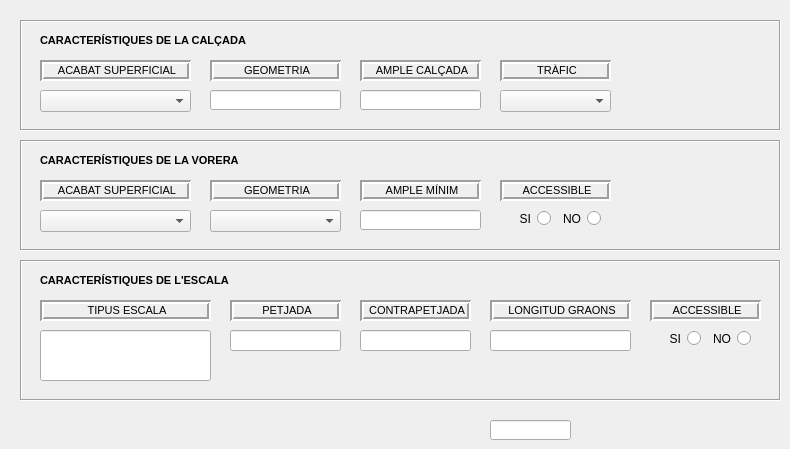
   <widget class="QWidget" name="tab_carac">
    <attribute name="title">
     <string>Característiques</string>
    </attribute>
    <widget class="QFrame" name="frame">
     <property name="geometry">
      <rect>
       <x>20</x>
       <y>20</y>
       <width>761</width>
       <height>111</height>
      </rect>
     </property>
     <property name="frameShape">
      <enum>QFrame::Box</enum>
     </property>
     <property name="frameShadow">
      <enum>QFrame::Sunken</enum>
     </property>
     <widget class="QComboBox" name="roadway_finish_pav">
      <property name="geometry">
       <rect>
        <x>20</x>
        <y>70</y>
        <width>151</width>
        <height>22</height>
       </rect>
      </property>
     </widget>
     <widget class="QLabel" name="finish_pav_carri_label">
      <property name="enabled">
       <bool>true</bool>
      </property>
      <property name="geometry">
       <rect>
        <x>20</x>
        <y>40</y>
        <width>151</width>
        <height>21</height>
       </rect>
      </property>
      <property name="font">
       <font>
        <family>Arial</family>
        <pointsize>8</pointsize>
       </font>
      </property>
      <property name="cursor">
       <cursorShape>ArrowCursor</cursorShape>
      </property>
      <property name="mouseTracking">
       <bool>true</bool>
      </property>
      <property name="focusPolicy">
       <enum>Qt::ClickFocus</enum>
      </property>
      <property name="layoutDirection">
       <enum>Qt::LeftToRight</enum>
      </property>
      <property name="autoFillBackground">
       <bool>false</bool>
      </property>
      <property name="frameShape">
       <enum>QFrame::Box</enum>
      </property>
      <property name="frameShadow">
       <enum>QFrame::Sunken</enum>
      </property>
      <property name="lineWidth">
       <number>2</number>
      </property>
      <property name="text">
       <string>&lt;!DOCTYPE HTML PUBLIC &quot;-//W3C//DTD HTML 4.0//EN&quot; &quot;http://www.w3.org/TR/REC-html40/strict.dtd&quot;&gt;
&lt;html&gt;&lt;head&gt;&lt;meta name=&quot;qrichtext&quot; content=&quot;1&quot; /&gt;&lt;style type=&quot;text/css&quot;&gt;
p, li { white-space: pre-wrap; }
&lt;/style&gt;&lt;/head&gt;&lt;body style=&quot; font-family:'Arial'; font-size:8pt; font-weight:400; font-style:normal;&quot;&gt;
&lt;p align=&quot;center&quot; style=&quot; margin-top:0px; margin-bottom:0px; margin-left:0px; margin-right:0px; -qt-block-indent:0; text-indent:0px;&quot;&gt;ACABAT SUPERFICIAL&lt;/p&gt;&lt;/body&gt;&lt;/html&gt;</string>
      </property>
      <property name="textFormat">
       <enum>Qt::AutoText</enum>
      </property>
      <property name="wordWrap">
       <bool>false</bool>
      </property>
     </widget>
     <widget class="QLineEdit" name="roadway_min_width">
      <property name="enabled">
       <bool>true</bool>
      </property>
      <property name="geometry">
       <rect>
        <x>340</x>
        <y>70</y>
        <width>121</width>
        <height>20</height>
       </rect>
      </property>
      <property name="font">
       <font>
        <family>Arial</family>
       </font>
      </property>
     </widget>
     <widget class="QLabel" name="fire_width_label">
      <property name="enabled">
       <bool>true</bool>
      </property>
      <property name="geometry">
       <rect>
        <x>340</x>
        <y>40</y>
        <width>121</width>
        <height>21</height>
       </rect>
      </property>
      <property name="font">
       <font>
        <family>Arial</family>
        <pointsize>8</pointsize>
       </font>
      </property>
      <property name="cursor">
       <cursorShape>ArrowCursor</cursorShape>
      </property>
      <property name="mouseTracking">
       <bool>true</bool>
      </property>
      <property name="focusPolicy">
       <enum>Qt::ClickFocus</enum>
      </property>
      <property name="layoutDirection">
       <enum>Qt::LeftToRight</enum>
      </property>
      <property name="autoFillBackground">
       <bool>false</bool>
      </property>
      <property name="frameShape">
       <enum>QFrame::Box</enum>
      </property>
      <property name="frameShadow">
       <enum>QFrame::Sunken</enum>
      </property>
      <property name="lineWidth">
       <number>2</number>
      </property>
      <property name="text">
       <string>&lt;!DOCTYPE HTML PUBLIC &quot;-//W3C//DTD HTML 4.0//EN&quot; &quot;http://www.w3.org/TR/REC-html40/strict.dtd&quot;&gt;
&lt;html&gt;&lt;head&gt;&lt;meta name=&quot;qrichtext&quot; content=&quot;1&quot; /&gt;&lt;style type=&quot;text/css&quot;&gt;
p, li { white-space: pre-wrap; }
&lt;/style&gt;&lt;/head&gt;&lt;body style=&quot; font-family:'Arial'; font-size:8pt; font-weight:400; font-style:normal;&quot;&gt;
&lt;p align=&quot;center&quot; style=&quot; margin-top:0px; margin-bottom:0px; margin-left:0px; margin-right:0px; -qt-block-indent:0; text-indent:0px;&quot;&gt;AMPLE CALÇADA&lt;/p&gt;&lt;/body&gt;&lt;/html&gt;</string>
      </property>
      <property name="textFormat">
       <enum>Qt::AutoText</enum>
      </property>
      <property name="wordWrap">
       <bool>false</bool>
      </property>
     </widget>
     <widget class="QLabel" name="geom_2_carri_label">
      <property name="enabled">
       <bool>true</bool>
      </property>
      <property name="geometry">
       <rect>
        <x>190</x>
        <y>40</y>
        <width>131</width>
        <height>21</height>
       </rect>
      </property>
      <property name="font">
       <font>
        <family>Arial</family>
        <pointsize>8</pointsize>
       </font>
      </property>
      <property name="cursor">
       <cursorShape>ArrowCursor</cursorShape>
      </property>
      <property name="mouseTracking">
       <bool>true</bool>
      </property>
      <property name="focusPolicy">
       <enum>Qt::ClickFocus</enum>
      </property>
      <property name="layoutDirection">
       <enum>Qt::LeftToRight</enum>
      </property>
      <property name="autoFillBackground">
       <bool>false</bool>
      </property>
      <property name="frameShape">
       <enum>QFrame::Box</enum>
      </property>
      <property name="frameShadow">
       <enum>QFrame::Sunken</enum>
      </property>
      <property name="lineWidth">
       <number>2</number>
      </property>
      <property name="text">
       <string>&lt;!DOCTYPE HTML PUBLIC &quot;-//W3C//DTD HTML 4.0//EN&quot; &quot;http://www.w3.org/TR/REC-html40/strict.dtd&quot;&gt;
&lt;html&gt;&lt;head&gt;&lt;meta name=&quot;qrichtext&quot; content=&quot;1&quot; /&gt;&lt;style type=&quot;text/css&quot;&gt;
p, li { white-space: pre-wrap; }
&lt;/style&gt;&lt;/head&gt;&lt;body style=&quot; font-family:'Arial'; font-size:8pt; font-weight:400; font-style:normal;&quot;&gt;
&lt;p align=&quot;center&quot; style=&quot; margin-top:0px; margin-bottom:0px; margin-left:0px; margin-right:0px; -qt-block-indent:0; text-indent:0px;&quot;&gt;GEOMETRIA&lt;/p&gt;&lt;/body&gt;&lt;/html&gt;</string>
      </property>
      <property name="textFormat">
       <enum>Qt::AutoText</enum>
      </property>
      <property name="wordWrap">
       <bool>false</bool>
      </property>
     </widget>
     <widget class="QLabel" name="label_12">
      <property name="geometry">
       <rect>
        <x>20</x>
        <y>10</y>
        <width>241</width>
        <height>21</height>
       </rect>
      </property>
      <property name="font">
       <font>
        <family>Arial</family>
        <pointsize>8</pointsize>
        <weight>75</weight>
        <bold>true</bold>
       </font>
      </property>
      <property name="text">
       <string>CARACTERÍSTIQUES DE LA CALÇADA</string>
      </property>
     </widget>
     <widget class="QComboBox" name="roadway_traffic">
      <property name="geometry">
       <rect>
        <x>480</x>
        <y>70</y>
        <width>111</width>
        <height>22</height>
       </rect>
      </property>
     </widget>
     <widget class="QLabel" name="fire_width_label_2">
      <property name="enabled">
       <bool>true</bool>
      </property>
      <property name="geometry">
       <rect>
        <x>480</x>
        <y>40</y>
        <width>111</width>
        <height>21</height>
       </rect>
      </property>
      <property name="font">
       <font>
        <family>Arial</family>
        <pointsize>8</pointsize>
       </font>
      </property>
      <property name="cursor">
       <cursorShape>ArrowCursor</cursorShape>
      </property>
      <property name="mouseTracking">
       <bool>true</bool>
      </property>
      <property name="focusPolicy">
       <enum>Qt::ClickFocus</enum>
      </property>
      <property name="layoutDirection">
       <enum>Qt::LeftToRight</enum>
      </property>
      <property name="autoFillBackground">
       <bool>false</bool>
      </property>
      <property name="frameShape">
       <enum>QFrame::Box</enum>
      </property>
      <property name="frameShadow">
       <enum>QFrame::Sunken</enum>
      </property>
      <property name="lineWidth">
       <number>2</number>
      </property>
      <property name="text">
       <string>&lt;!DOCTYPE HTML PUBLIC &quot;-//W3C//DTD HTML 4.0//EN&quot; &quot;http://www.w3.org/TR/REC-html40/strict.dtd&quot;&gt;
&lt;html&gt;&lt;head&gt;&lt;meta name=&quot;qrichtext&quot; content=&quot;1&quot; /&gt;&lt;style type=&quot;text/css&quot;&gt;
p, li { white-space: pre-wrap; }
&lt;/style&gt;&lt;/head&gt;&lt;body style=&quot; font-family:'Arial'; font-size:8pt; font-weight:400; font-style:normal;&quot;&gt;
&lt;p align=&quot;center&quot; style=&quot; margin-top:0px; margin-bottom:0px; margin-left:0px; margin-right:0px; -qt-block-indent:0; text-indent:0px;&quot;&gt;TRÀFIC&lt;/p&gt;&lt;/body&gt;&lt;/html&gt;</string>
      </property>
      <property name="textFormat">
       <enum>Qt::AutoText</enum>
      </property>
      <property name="wordWrap">
       <bool>false</bool>
      </property>
     </widget>
     <widget class="QLineEdit" name="geom1">
      <property name="enabled">
       <bool>true</bool>
      </property>
      <property name="geometry">
       <rect>
        <x>190</x>
        <y>70</y>
        <width>131</width>
        <height>20</height>
       </rect>
      </property>
      <property name="font">
       <font>
        <family>Arial</family>
       </font>
      </property>
     </widget>
    </widget>
    <widget class="QFrame" name="frame_2">
     <property name="geometry">
      <rect>
       <x>20</x>
       <y>140</y>
       <width>761</width>
       <height>111</height>
      </rect>
     </property>
     <property name="frameShape">
      <enum>QFrame::Box</enum>
     </property>
     <property name="frameShadow">
      <enum>QFrame::Sunken</enum>
     </property>
     <widget class="QComboBox" name="sidewalk_finish_pav">
      <property name="geometry">
       <rect>
        <x>20</x>
        <y>70</y>
        <width>151</width>
        <height>22</height>
       </rect>
      </property>
     </widget>
     <widget class="QComboBox" name="sidewalk_geom2">
      <property name="geometry">
       <rect>
        <x>190</x>
        <y>70</y>
        <width>131</width>
        <height>22</height>
       </rect>
      </property>
     </widget>
     <widget class="QLineEdit" name="sidewalk_min_width">
      <property name="enabled">
       <bool>true</bool>
      </property>
      <property name="geometry">
       <rect>
        <x>340</x>
        <y>70</y>
        <width>121</width>
        <height>20</height>
       </rect>
      </property>
      <property name="font">
       <font>
        <family>Arial</family>
       </font>
      </property>
     </widget>
     <widget class="QLabel" name="min_width_label">
      <property name="enabled">
       <bool>true</bool>
      </property>
      <property name="geometry">
       <rect>
        <x>340</x>
        <y>40</y>
        <width>121</width>
        <height>21</height>
       </rect>
      </property>
      <property name="font">
       <font>
        <family>Arial</family>
        <pointsize>8</pointsize>
       </font>
      </property>
      <property name="cursor">
       <cursorShape>ArrowCursor</cursorShape>
      </property>
      <property name="mouseTracking">
       <bool>true</bool>
      </property>
      <property name="focusPolicy">
       <enum>Qt::ClickFocus</enum>
      </property>
      <property name="layoutDirection">
       <enum>Qt::LeftToRight</enum>
      </property>
      <property name="autoFillBackground">
       <bool>false</bool>
      </property>
      <property name="frameShape">
       <enum>QFrame::Box</enum>
      </property>
      <property name="frameShadow">
       <enum>QFrame::Sunken</enum>
      </property>
      <property name="lineWidth">
       <number>2</number>
      </property>
      <property name="text">
       <string>&lt;!DOCTYPE HTML PUBLIC &quot;-//W3C//DTD HTML 4.0//EN&quot; &quot;http://www.w3.org/TR/REC-html40/strict.dtd&quot;&gt;
&lt;html&gt;&lt;head&gt;&lt;meta name=&quot;qrichtext&quot; content=&quot;1&quot; /&gt;&lt;style type=&quot;text/css&quot;&gt;
p, li { white-space: pre-wrap; }
&lt;/style&gt;&lt;/head&gt;&lt;body style=&quot; font-family:'Arial'; font-size:8pt; font-weight:400; font-style:normal;&quot;&gt;
&lt;p align=&quot;center&quot; style=&quot; margin-top:0px; margin-bottom:0px; margin-left:0px; margin-right:0px; -qt-block-indent:0; text-indent:0px;&quot;&gt;AMPLE MÍNIM&lt;/p&gt;&lt;/body&gt;&lt;/html&gt;</string>
      </property>
      <property name="textFormat">
       <enum>Qt::AutoText</enum>
      </property>
      <property name="wordWrap">
       <bool>false</bool>
      </property>
     </widget>
     <widget class="QLabel" name="accessibil_foot_label">
      <property name="enabled">
       <bool>true</bool>
      </property>
      <property name="geometry">
       <rect>
        <x>480</x>
        <y>40</y>
        <width>111</width>
        <height>21</height>
       </rect>
      </property>
      <property name="font">
       <font>
        <family>Arial</family>
        <pointsize>8</pointsize>
       </font>
      </property>
      <property name="cursor">
       <cursorShape>ArrowCursor</cursorShape>
      </property>
      <property name="mouseTracking">
       <bool>true</bool>
      </property>
      <property name="focusPolicy">
       <enum>Qt::ClickFocus</enum>
      </property>
      <property name="layoutDirection">
       <enum>Qt::LeftToRight</enum>
      </property>
      <property name="autoFillBackground">
       <bool>false</bool>
      </property>
      <property name="frameShape">
       <enum>QFrame::Box</enum>
      </property>
      <property name="frameShadow">
       <enum>QFrame::Sunken</enum>
      </property>
      <property name="lineWidth">
       <number>2</number>
      </property>
      <property name="text">
       <string>&lt;!DOCTYPE HTML PUBLIC &quot;-//W3C//DTD HTML 4.0//EN&quot; &quot;http://www.w3.org/TR/REC-html40/strict.dtd&quot;&gt;
&lt;html&gt;&lt;head&gt;&lt;meta name=&quot;qrichtext&quot; content=&quot;1&quot; /&gt;&lt;style type=&quot;text/css&quot;&gt;
p, li { white-space: pre-wrap; }
&lt;/style&gt;&lt;/head&gt;&lt;body style=&quot; font-family:'Arial'; font-size:8pt; font-weight:400; font-style:normal;&quot;&gt;
&lt;p align=&quot;center&quot; style=&quot; margin-top:0px; margin-bottom:0px; margin-left:0px; margin-right:0px; -qt-block-indent:0; text-indent:0px;&quot;&gt;ACCESSIBLE&lt;/p&gt;&lt;/body&gt;&lt;/html&gt;</string>
      </property>
      <property name="textFormat">
       <enum>Qt::AutoText</enum>
      </property>
      <property name="wordWrap">
       <bool>false</bool>
      </property>
     </widget>
     <widget class="QLabel" name="finish_pav_foot_label">
      <property name="enabled">
       <bool>true</bool>
      </property>
      <property name="geometry">
       <rect>
        <x>20</x>
        <y>40</y>
        <width>151</width>
        <height>21</height>
       </rect>
      </property>
      <property name="font">
       <font>
        <family>Arial</family>
        <pointsize>8</pointsize>
       </font>
      </property>
      <property name="cursor">
       <cursorShape>ArrowCursor</cursorShape>
      </property>
      <property name="mouseTracking">
       <bool>true</bool>
      </property>
      <property name="focusPolicy">
       <enum>Qt::ClickFocus</enum>
      </property>
      <property name="layoutDirection">
       <enum>Qt::LeftToRight</enum>
      </property>
      <property name="autoFillBackground">
       <bool>false</bool>
      </property>
      <property name="frameShape">
       <enum>QFrame::Box</enum>
      </property>
      <property name="frameShadow">
       <enum>QFrame::Sunken</enum>
      </property>
      <property name="lineWidth">
       <number>2</number>
      </property>
      <property name="text">
       <string>&lt;!DOCTYPE HTML PUBLIC &quot;-//W3C//DTD HTML 4.0//EN&quot; &quot;http://www.w3.org/TR/REC-html40/strict.dtd&quot;&gt;
&lt;html&gt;&lt;head&gt;&lt;meta name=&quot;qrichtext&quot; content=&quot;1&quot; /&gt;&lt;style type=&quot;text/css&quot;&gt;
p, li { white-space: pre-wrap; }
&lt;/style&gt;&lt;/head&gt;&lt;body style=&quot; font-family:'Arial'; font-size:8pt; font-weight:400; font-style:normal;&quot;&gt;
&lt;p align=&quot;center&quot; style=&quot; margin-top:0px; margin-bottom:0px; margin-left:0px; margin-right:0px; -qt-block-indent:0; text-indent:0px;&quot;&gt;ACABAT SUPERFICIAL&lt;/p&gt;&lt;/body&gt;&lt;/html&gt;</string>
      </property>
      <property name="textFormat">
       <enum>Qt::AutoText</enum>
      </property>
      <property name="wordWrap">
       <bool>false</bool>
      </property>
     </widget>
     <widget class="QLabel" name="geom_2_foot_label">
      <property name="enabled">
       <bool>true</bool>
      </property>
      <property name="geometry">
       <rect>
        <x>190</x>
        <y>40</y>
        <width>131</width>
        <height>21</height>
       </rect>
      </property>
      <property name="font">
       <font>
        <family>Arial</family>
        <pointsize>8</pointsize>
       </font>
      </property>
      <property name="cursor">
       <cursorShape>ArrowCursor</cursorShape>
      </property>
      <property name="mouseTracking">
       <bool>true</bool>
      </property>
      <property name="focusPolicy">
       <enum>Qt::ClickFocus</enum>
      </property>
      <property name="layoutDirection">
       <enum>Qt::LeftToRight</enum>
      </property>
      <property name="autoFillBackground">
       <bool>false</bool>
      </property>
      <property name="frameShape">
       <enum>QFrame::Box</enum>
      </property>
      <property name="frameShadow">
       <enum>QFrame::Sunken</enum>
      </property>
      <property name="lineWidth">
       <number>2</number>
      </property>
      <property name="text">
       <string>&lt;!DOCTYPE HTML PUBLIC &quot;-//W3C//DTD HTML 4.0//EN&quot; &quot;http://www.w3.org/TR/REC-html40/strict.dtd&quot;&gt;
&lt;html&gt;&lt;head&gt;&lt;meta name=&quot;qrichtext&quot; content=&quot;1&quot; /&gt;&lt;style type=&quot;text/css&quot;&gt;
p, li { white-space: pre-wrap; }
&lt;/style&gt;&lt;/head&gt;&lt;body style=&quot; font-family:'Arial'; font-size:8pt; font-weight:400; font-style:normal;&quot;&gt;
&lt;p align=&quot;center&quot; style=&quot; margin-top:0px; margin-bottom:0px; margin-left:0px; margin-right:0px; -qt-block-indent:0; text-indent:0px;&quot;&gt;GEOMETRIA&lt;/p&gt;&lt;/body&gt;&lt;/html&gt;</string>
      </property>
      <property name="textFormat">
       <enum>Qt::AutoText</enum>
      </property>
      <property name="wordWrap">
       <bool>false</bool>
      </property>
     </widget>
     <widget class="QRadioButton" name="sidewalk_accessibil_0">
      <property name="geometry">
       <rect>
        <x>490</x>
        <y>70</y>
        <width>41</width>
        <height>17</height>
       </rect>
      </property>
      <property name="layoutDirection">
       <enum>Qt::RightToLeft</enum>
      </property>
      <property name="text">
       <string>SI</string>
      </property>
      <attribute name="buttonGroup">
       <string notr="true">group_sidewalk_accessibil</string>
      </attribute>
     </widget>
     <widget class="QRadioButton" name="sidewalk_accessibil_1">
      <property name="geometry">
       <rect>
        <x>540</x>
        <y>70</y>
        <width>41</width>
        <height>17</height>
       </rect>
      </property>
      <property name="layoutDirection">
       <enum>Qt::RightToLeft</enum>
      </property>
      <property name="text">
       <string>NO</string>
      </property>
      <attribute name="buttonGroup">
       <string notr="true">group_sidewalk_accessibil</string>
      </attribute>
     </widget>
     <widget class="QLabel" name="label_11">
      <property name="geometry">
       <rect>
        <x>20</x>
        <y>10</y>
        <width>241</width>
        <height>21</height>
       </rect>
      </property>
      <property name="font">
       <font>
        <family>Arial</family>
        <pointsize>8</pointsize>
        <weight>75</weight>
        <bold>true</bold>
       </font>
      </property>
      <property name="text">
       <string>CARACTERÍSTIQUES DE LA VORERA</string>
      </property>
     </widget>
    </widget>
    <widget class="QFrame" name="frame_3">
     <property name="geometry">
      <rect>
       <x>20</x>
       <y>260</y>
       <width>761</width>
       <height>141</height>
      </rect>
     </property>
     <property name="focusPolicy">
      <enum>Qt::NoFocus</enum>
     </property>
     <property name="frameShape">
      <enum>QFrame::Box</enum>
     </property>
     <property name="frameShadow">
      <enum>QFrame::Sunken</enum>
     </property>
     <widget class="QLineEdit" name="stair_type">
      <property name="enabled">
       <bool>true</bool>
      </property>
      <property name="geometry">
       <rect>
        <x>20</x>
        <y>70</y>
        <width>171</width>
        <height>51</height>
       </rect>
      </property>
      <property name="font">
       <font>
        <family>Arial</family>
       </font>
      </property>
     </widget>
     <widget class="QLabel" name="long_step_label">
      <property name="enabled">
       <bool>true</bool>
      </property>
      <property name="geometry">
       <rect>
        <x>470</x>
        <y>40</y>
        <width>141</width>
        <height>21</height>
       </rect>
      </property>
      <property name="font">
       <font>
        <family>Arial</family>
        <pointsize>8</pointsize>
       </font>
      </property>
      <property name="cursor">
       <cursorShape>ArrowCursor</cursorShape>
      </property>
      <property name="mouseTracking">
       <bool>true</bool>
      </property>
      <property name="focusPolicy">
       <enum>Qt::ClickFocus</enum>
      </property>
      <property name="layoutDirection">
       <enum>Qt::LeftToRight</enum>
      </property>
      <property name="autoFillBackground">
       <bool>false</bool>
      </property>
      <property name="frameShape">
       <enum>QFrame::Box</enum>
      </property>
      <property name="frameShadow">
       <enum>QFrame::Sunken</enum>
      </property>
      <property name="lineWidth">
       <number>2</number>
      </property>
      <property name="text">
       <string>&lt;!DOCTYPE HTML PUBLIC &quot;-//W3C//DTD HTML 4.0//EN&quot; &quot;http://www.w3.org/TR/REC-html40/strict.dtd&quot;&gt;
&lt;html&gt;&lt;head&gt;&lt;meta name=&quot;qrichtext&quot; content=&quot;1&quot; /&gt;&lt;style type=&quot;text/css&quot;&gt;
p, li { white-space: pre-wrap; }
&lt;/style&gt;&lt;/head&gt;&lt;body style=&quot; font-family:'Arial'; font-size:8pt; font-weight:400; font-style:normal;&quot;&gt;
&lt;p align=&quot;center&quot; style=&quot; margin-top:0px; margin-bottom:0px; margin-left:0px; margin-right:0px; -qt-block-indent:0; text-indent:0px;&quot;&gt;LONGITUD GRAONS&lt;/p&gt;&lt;/body&gt;&lt;/html&gt;</string>
      </property>
      <property name="textFormat">
       <enum>Qt::AutoText</enum>
      </property>
      <property name="wordWrap">
       <bool>false</bool>
      </property>
     </widget>
     <widget class="QLabel" name="type_stair_label">
      <property name="enabled">
       <bool>true</bool>
      </property>
      <property name="geometry">
       <rect>
        <x>20</x>
        <y>40</y>
        <width>171</width>
        <height>21</height>
       </rect>
      </property>
      <property name="font">
       <font>
        <family>Arial</family>
        <pointsize>8</pointsize>
       </font>
      </property>
      <property name="cursor">
       <cursorShape>ArrowCursor</cursorShape>
      </property>
      <property name="mouseTracking">
       <bool>true</bool>
      </property>
      <property name="focusPolicy">
       <enum>Qt::ClickFocus</enum>
      </property>
      <property name="layoutDirection">
       <enum>Qt::LeftToRight</enum>
      </property>
      <property name="autoFillBackground">
       <bool>false</bool>
      </property>
      <property name="frameShape">
       <enum>QFrame::Box</enum>
      </property>
      <property name="frameShadow">
       <enum>QFrame::Sunken</enum>
      </property>
      <property name="lineWidth">
       <number>2</number>
      </property>
      <property name="text">
       <string>&lt;!DOCTYPE HTML PUBLIC &quot;-//W3C//DTD HTML 4.0//EN&quot; &quot;http://www.w3.org/TR/REC-html40/strict.dtd&quot;&gt;
&lt;html&gt;&lt;head&gt;&lt;meta name=&quot;qrichtext&quot; content=&quot;1&quot; /&gt;&lt;style type=&quot;text/css&quot;&gt;
p, li { white-space: pre-wrap; }
&lt;/style&gt;&lt;/head&gt;&lt;body style=&quot; font-family:'Arial'; font-size:8pt; font-weight:400; font-style:normal;&quot;&gt;
&lt;p align=&quot;center&quot; style=&quot; margin-top:0px; margin-bottom:0px; margin-left:0px; margin-right:0px; -qt-block-indent:0; text-indent:0px;&quot;&gt;TIPUS ESCALA&lt;/p&gt;&lt;/body&gt;&lt;/html&gt;</string>
      </property>
      <property name="textFormat">
       <enum>Qt::AutoText</enum>
      </property>
      <property name="wordWrap">
       <bool>false</bool>
      </property>
     </widget>
     <widget class="QLineEdit" name="long_step">
      <property name="enabled">
       <bool>true</bool>
      </property>
      <property name="geometry">
       <rect>
        <x>470</x>
        <y>70</y>
        <width>141</width>
        <height>21</height>
       </rect>
      </property>
      <property name="font">
       <font>
        <family>Arial</family>
       </font>
      </property>
     </widget>
     <widget class="QLineEdit" name="width_step">
      <property name="enabled">
       <bool>true</bool>
      </property>
      <property name="geometry">
       <rect>
        <x>210</x>
        <y>70</y>
        <width>111</width>
        <height>21</height>
       </rect>
      </property>
      <property name="font">
       <font>
        <family>Arial</family>
       </font>
      </property>
     </widget>
     <widget class="QLabel" name="width_step_label">
      <property name="enabled">
       <bool>true</bool>
      </property>
      <property name="geometry">
       <rect>
        <x>210</x>
        <y>40</y>
        <width>111</width>
        <height>21</height>
       </rect>
      </property>
      <property name="font">
       <font>
        <family>Arial</family>
        <pointsize>8</pointsize>
       </font>
      </property>
      <property name="cursor">
       <cursorShape>ArrowCursor</cursorShape>
      </property>
      <property name="mouseTracking">
       <bool>true</bool>
      </property>
      <property name="focusPolicy">
       <enum>Qt::ClickFocus</enum>
      </property>
      <property name="layoutDirection">
       <enum>Qt::LeftToRight</enum>
      </property>
      <property name="autoFillBackground">
       <bool>false</bool>
      </property>
      <property name="frameShape">
       <enum>QFrame::Box</enum>
      </property>
      <property name="frameShadow">
       <enum>QFrame::Sunken</enum>
      </property>
      <property name="lineWidth">
       <number>2</number>
      </property>
      <property name="text">
       <string>&lt;!DOCTYPE HTML PUBLIC &quot;-//W3C//DTD HTML 4.0//EN&quot; &quot;http://www.w3.org/TR/REC-html40/strict.dtd&quot;&gt;
&lt;html&gt;&lt;head&gt;&lt;meta name=&quot;qrichtext&quot; content=&quot;1&quot; /&gt;&lt;style type=&quot;text/css&quot;&gt;
p, li { white-space: pre-wrap; }
&lt;/style&gt;&lt;/head&gt;&lt;body style=&quot; font-family:'Arial'; font-size:8pt; font-weight:400; font-style:normal;&quot;&gt;
&lt;p align=&quot;center&quot; style=&quot; margin-top:0px; margin-bottom:0px; margin-left:0px; margin-right:0px; -qt-block-indent:0; text-indent:0px;&quot;&gt;PETJADA&lt;/p&gt;&lt;/body&gt;&lt;/html&gt;</string>
      </property>
      <property name="textFormat">
       <enum>Qt::AutoText</enum>
      </property>
      <property name="wordWrap">
       <bool>false</bool>
      </property>
     </widget>
     <widget class="QLineEdit" name="elev_step">
      <property name="enabled">
       <bool>true</bool>
      </property>
      <property name="geometry">
       <rect>
        <x>340</x>
        <y>70</y>
        <width>111</width>
        <height>21</height>
       </rect>
      </property>
      <property name="font">
       <font>
        <family>Arial</family>
       </font>
      </property>
     </widget>
     <widget class="QLabel" name="elev_step_label">
      <property name="enabled">
       <bool>true</bool>
      </property>
      <property name="geometry">
       <rect>
        <x>340</x>
        <y>40</y>
        <width>111</width>
        <height>21</height>
       </rect>
      </property>
      <property name="font">
       <font>
        <family>Arial</family>
        <pointsize>8</pointsize>
       </font>
      </property>
      <property name="cursor">
       <cursorShape>ArrowCursor</cursorShape>
      </property>
      <property name="mouseTracking">
       <bool>true</bool>
      </property>
      <property name="focusPolicy">
       <enum>Qt::ClickFocus</enum>
      </property>
      <property name="layoutDirection">
       <enum>Qt::LeftToRight</enum>
      </property>
      <property name="autoFillBackground">
       <bool>false</bool>
      </property>
      <property name="frameShape">
       <enum>QFrame::Box</enum>
      </property>
      <property name="frameShadow">
       <enum>QFrame::Sunken</enum>
      </property>
      <property name="lineWidth">
       <number>2</number>
      </property>
      <property name="text">
       <string>&lt;!DOCTYPE HTML PUBLIC &quot;-//W3C//DTD HTML 4.0//EN&quot; &quot;http://www.w3.org/TR/REC-html40/strict.dtd&quot;&gt;
&lt;html&gt;&lt;head&gt;&lt;meta name=&quot;qrichtext&quot; content=&quot;1&quot; /&gt;&lt;style type=&quot;text/css&quot;&gt;
p, li { white-space: pre-wrap; }
&lt;/style&gt;&lt;/head&gt;&lt;body style=&quot; font-family:'Arial'; font-size:8pt; font-weight:400; font-style:normal;&quot;&gt;
&lt;p align=&quot;center&quot; style=&quot; margin-top:0px; margin-bottom:0px; margin-left:0px; margin-right:0px; -qt-block-indent:0; text-indent:0px;&quot;&gt;CONTRAPETJADA&lt;/p&gt;&lt;/body&gt;&lt;/html&gt;</string>
      </property>
      <property name="textFormat">
       <enum>Qt::AutoText</enum>
      </property>
      <property name="wordWrap">
       <bool>false</bool>
      </property>
     </widget>
     <widget class="QLabel" name="accessibil_stair_label">
      <property name="enabled">
       <bool>true</bool>
      </property>
      <property name="geometry">
       <rect>
        <x>630</x>
        <y>40</y>
        <width>111</width>
        <height>21</height>
       </rect>
      </property>
      <property name="font">
       <font>
        <family>Arial</family>
        <pointsize>8</pointsize>
       </font>
      </property>
      <property name="cursor">
       <cursorShape>ArrowCursor</cursorShape>
      </property>
      <property name="mouseTracking">
       <bool>true</bool>
      </property>
      <property name="focusPolicy">
       <enum>Qt::ClickFocus</enum>
      </property>
      <property name="layoutDirection">
       <enum>Qt::LeftToRight</enum>
      </property>
      <property name="autoFillBackground">
       <bool>false</bool>
      </property>
      <property name="frameShape">
       <enum>QFrame::Box</enum>
      </property>
      <property name="frameShadow">
       <enum>QFrame::Sunken</enum>
      </property>
      <property name="lineWidth">
       <number>2</number>
      </property>
      <property name="text">
       <string>&lt;!DOCTYPE HTML PUBLIC &quot;-//W3C//DTD HTML 4.0//EN&quot; &quot;http://www.w3.org/TR/REC-html40/strict.dtd&quot;&gt;
&lt;html&gt;&lt;head&gt;&lt;meta name=&quot;qrichtext&quot; content=&quot;1&quot; /&gt;&lt;style type=&quot;text/css&quot;&gt;
p, li { white-space: pre-wrap; }
&lt;/style&gt;&lt;/head&gt;&lt;body style=&quot; font-family:'Arial'; font-size:8pt; font-weight:400; font-style:normal;&quot;&gt;
&lt;p align=&quot;center&quot; style=&quot; margin-top:0px; margin-bottom:0px; margin-left:0px; margin-right:0px; -qt-block-indent:0; text-indent:0px;&quot;&gt;ACCESSIBLE&lt;/p&gt;&lt;/body&gt;&lt;/html&gt;</string>
      </property>
      <property name="textFormat">
       <enum>Qt::AutoText</enum>
      </property>
      <property name="wordWrap">
       <bool>false</bool>
      </property>
     </widget>
     <widget class="QRadioButton" name="stair_accessibil_1">
      <property name="geometry">
       <rect>
        <x>690</x>
        <y>70</y>
        <width>41</width>
        <height>17</height>
       </rect>
      </property>
      <property name="layoutDirection">
       <enum>Qt::RightToLeft</enum>
      </property>
      <property name="text">
       <string>NO</string>
      </property>
      <attribute name="buttonGroup">
       <string notr="true">group_stair_accessibil</string>
      </attribute>
     </widget>
     <widget class="QRadioButton" name="stair_accessibil_0">
      <property name="geometry">
       <rect>
        <x>640</x>
        <y>70</y>
        <width>41</width>
        <height>17</height>
       </rect>
      </property>
      <property name="layoutDirection">
       <enum>Qt::RightToLeft</enum>
      </property>
      <property name="text">
       <string>SI</string>
      </property>
      <attribute name="buttonGroup">
       <string notr="true">group_stair_accessibil</string>
      </attribute>
     </widget>
     <widget class="QLabel" name="label_13">
      <property name="geometry">
       <rect>
        <x>20</x>
        <y>10</y>
        <width>241</width>
        <height>21</height>
       </rect>
      </property>
      <property name="font">
       <font>
        <family>Arial</family>
        <pointsize>8</pointsize>
        <weight>75</weight>
        <bold>true</bold>
       </font>
      </property>
      <property name="text">
       <string>CARACTERÍSTIQUES DE L'ESCALA</string>
      </property>
     </widget>
    </widget>
    <widget class="QLineEdit" name="min_width">
     <property name="enabled">
      <bool>true</bool>
     </property>
     <property name="geometry">
      <rect>
       <x>490</x>
       <y>420</y>
       <width>81</width>
       <height>20</height>
      </rect>
     </property>
     <property name="font">
      <font>
       <family>Arial</family>
      </font>
     </property>
    </widget>
   </widget>
